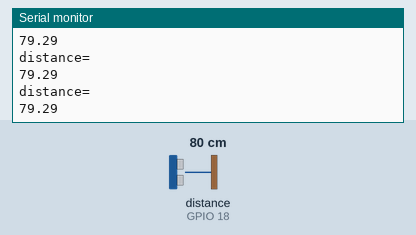
Recording of a sketch running on a simulated ESP32. Parts: the last lines printed to the serial monitor. Wiring (from diagram.json): ultrasonic range finder: trigger GPIO 5; echo GPIO 18. Inputs (shaded band) come from the test bench; at power-on: distance to the obstacle (sensor on GPIO 18) 80 cm. The echo pulse lasts 58.3 µs per cm.

Above: at 1.2 s.
1.3 s: distance to the obstacle (sensor on GPIO 18) set to 2 cm
At 1.9 s:
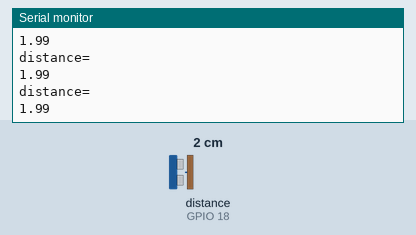
2.8 s: distance to the obstacle (sensor on GPIO 18) set to 4 cm
At 3.5 s:
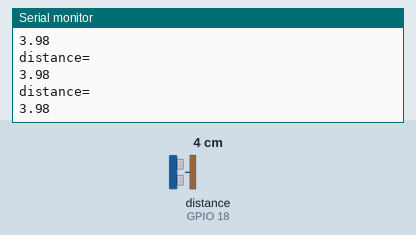
Timing chart, 0 to 5.8 s (numbered marks = the images above; inputs shaded):
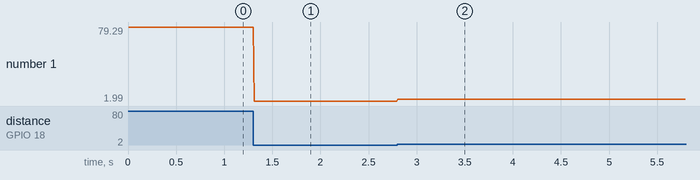

The sketch:

sketch.ino
```cpp
int t_p=5;
int e_p=18;
float ss=0.034;
long durn;
float dist_cm;


void setup() {

  Serial.begin(115200);
  pinMode(t_p, OUTPUT);
  pinMode(e_p, INPUT);
}

void loop()
{
  digitalWrite(t_p, LOW);
  delayMicroseconds(2);
  digitalWrite(t_p, HIGH);
  delayMicroseconds(10);
  digitalWrite(t_p, LOW);
  durn=pulseIn(e_p,HIGH);
  dist_cm=durn*ss/2;
  Serial.println("distance= ");
  Serial.println(dist_cm);


  delay(10);
}
```

Measured:
- after the input at 1.3 s, the serial monitor: prints a new line at once (image 1)
- after the input at 2.8 s, the serial monitor: prints a new line at once (image 2)
- plotted number 1: 79.29 → 1.99 after the input at 1.3 s, 1.99 → 3.98 after the input at 2.8 s
